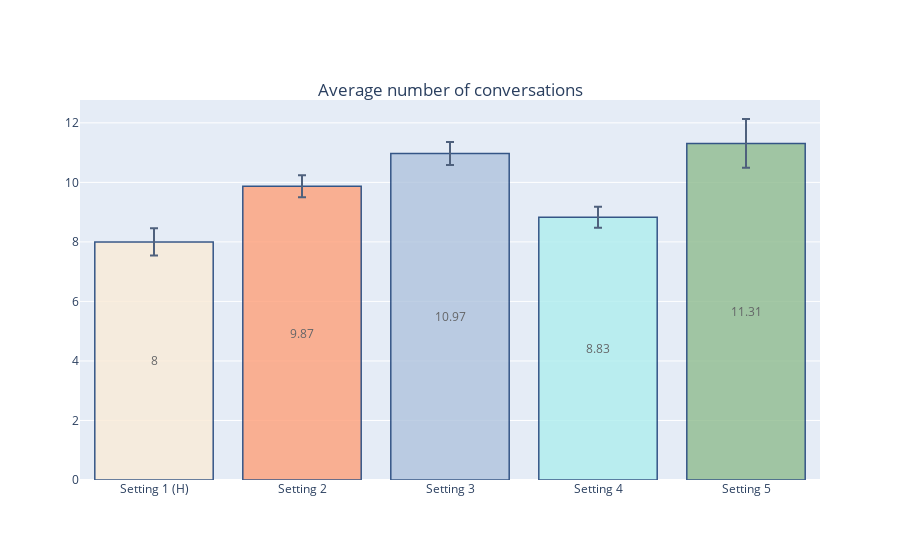

The notebook cell this image was saved under:
### Code cell
colors = ['#FAEBD7', '#FFA07A', '#B0C4DE', '#AFEEEE', '#8FBC8F']

x = ['Setting 1 (H)', 'Setting 2', 'Setting 3', 'Setting 4', 'Setting 5']
y = [numDiagSet1, numDiagSet2, numDiagSet3, numDiagSet4, numDiagSet5]

yErorr = [np.std(z)/math.sqrt(len(z)) for z in y] 

y = [round(statistics.mean(z), 2) for z in y]

fig = go.Figure()
fig.add_trace(go.Bar(
    name='Setting',
    x=x, y=y, text=y, textposition='inside',insidetextanchor='middle',
    marker_color=colors,
    marker_line_color='rgb(8,48,107)', marker_line_width=1.5, opacity=0.8,
    error_y=dict(type='data', array=yErorr)
))

fig.update_layout(
    title={
        'text': 'Average number of conversations',
        'y':0.85,
        'x':0.5,
        'xanchor': 'center',
        'yanchor': 'top'})

fig.show()

### Figure 1 — Plotly figure (JSON) as saved in the notebook; plotly's stock layout.template omitted (floating-point values rounded to 4 significant figures)
{"data": [{"error_y": {"array": [0.4578, 0.3711, 0.3868, 0.355, 0.8195], "type": "data"}, "insidetextanchor": "middle", "marker": {"color": ["#FAEBD7", "#FFA07A", "#B0C4DE", "#AFEEEE", "#8FBC8F"], "line": {"color": "rgb(8,48,107)", "width": 1.5}}, "name": "Setting", "opacity": 0.8, "text": ["8", "9.87", "10.97", "8.83", "11.31"], "textposition": "inside", "type": "bar", "x": ["Setting 1 (H)", "Setting 2", "Setting 3", "Setting 4", "Setting 5"], "y": [8, 9.87, 10.97, 8.83, 11.31]}], "layout": {"title": {"text": "Average number of conversations", "x": 0.5, "xanchor": "center", "y": 0.85, "yanchor": "top"}}}
